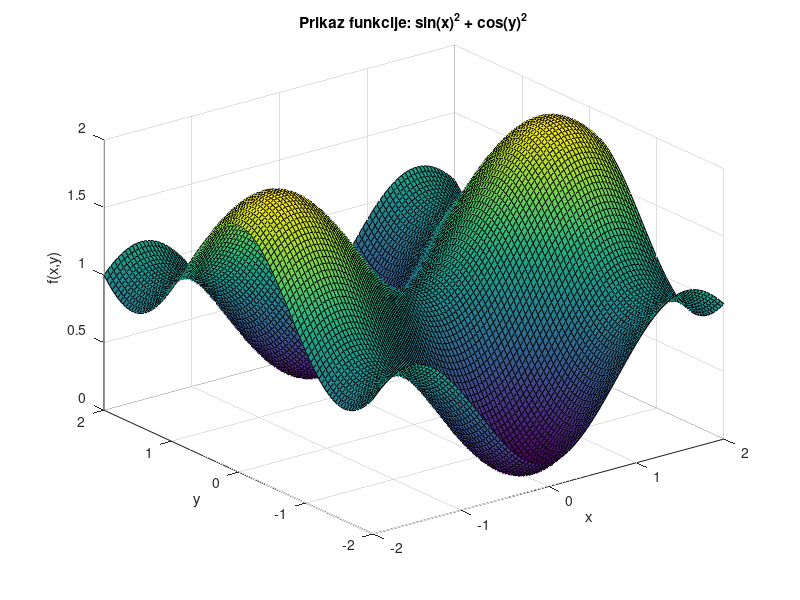

MATLAB code for this plot:
% Zadatak 2

x = 0:0.001:4;
y = log(x);
z = 2*sin(x);
q = (2*x)./(x.^2+1);

plot(x,y,x,z,x,q);
grid on


% Zadatak 3

x = -0.5:0.2:0.5;
y = cos(2*x);

L = polyfit(x,y,5);

x1 = -1:0.01:1;
y1 = cos(2*x1);

g1 = abs(polyval(L,0)-cos(2*0))
g2 = abs(polyval(L,1)-cos(2*1))

plot(x,y,'*',x1,y1,x1,polyval(L,x1));

% Zadatak 5

x1 = linspace(-2,2,100);
y1 = linspace(-2,2,100);
[x,y] = meshgrid(x1,y1);

z = sin(x).^2 + cos(y).^2;

surf(x,y,z);
title('Prikaz funkcije: sin(x)^2 + cos(y)^2');
xlabel('x');
ylabel('y');
zlabel('f(x,y)');

% Zadatak 6

A = [6 9 33 15;3 3 15 6;6 3 9 6;3 3 9 12];
d = det(A);
A1 = [6 9 33 15;3 3 15 6;-9 3 9 6;-9 3 9 12];
d1 = det(A1);
A2 = [6 6 33 15;3 3 15 6;6 -9 9 6;3 -9 9 12];
d2 = det(A2);
A3 = [6 9 6 15;3 3 3 6;6 3 -9 6;3 3 -9 12];
d3 = det(A3);
A4 = [6 9 33 6;3 3 15 3;6 3 9 -9;3 3 9 -9];
d4 = det(A4);

x1 = d1/d
x2 = d2/d
x3 = d3/d
x4 = d4/d

A = [6 9 33 15;3 3 15 6;6 3 9 6;3 3 9 12];
R = [6;3;-9;-9];
x = A\R

% Zadatak 1

A = [
    sin(pi/4) -sqrt(3) -0.25;
    75^(1/3) (log10(0.8))/log(3) -exp(4);
    cos(5) tan(2*pi/3) (log(2)-0.28)
    ]

B = [
    (1/(1/tan(4))) -exp(-3) 1/tan(28);
    7^(2/3) -5/2 abs(-5+cos(pi));
    log10(4) -0.76 sin(pi/3);
    ]

C = A./B
D = C'
E = sum(D)

% Zadatak 4

(tan(3*pi/2) *(1/tan(7*pi/3)) + (2*sqrt(3))^(1/5) +asin(2/sqrt(6)) *5^(1+sqrt(3)))^(3/2) +(log(5/sqrt(4)))/exp(sqrt(4.5)) - (log10(cos(3*pi/7)))^3